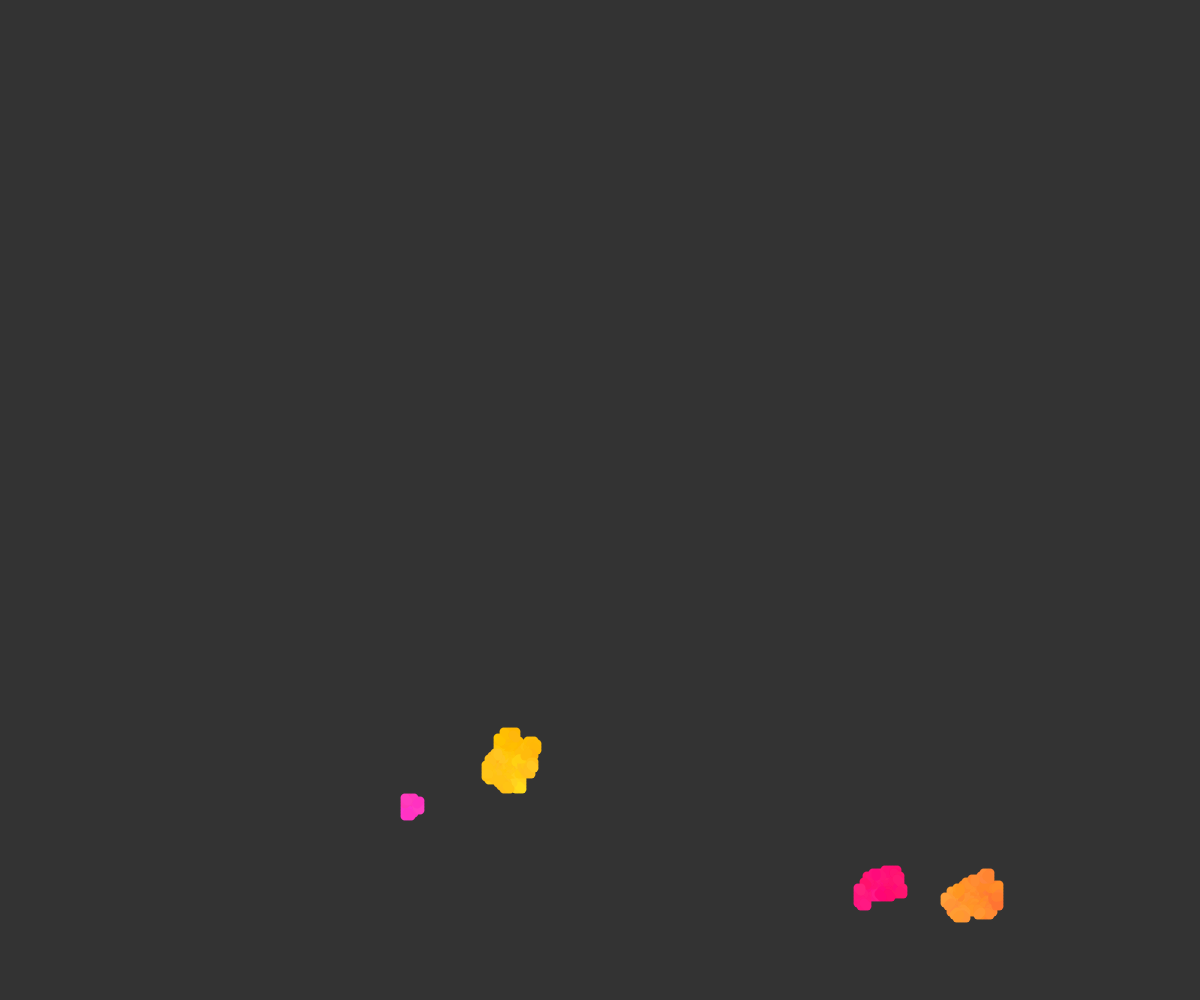
Frame 1 (no input)
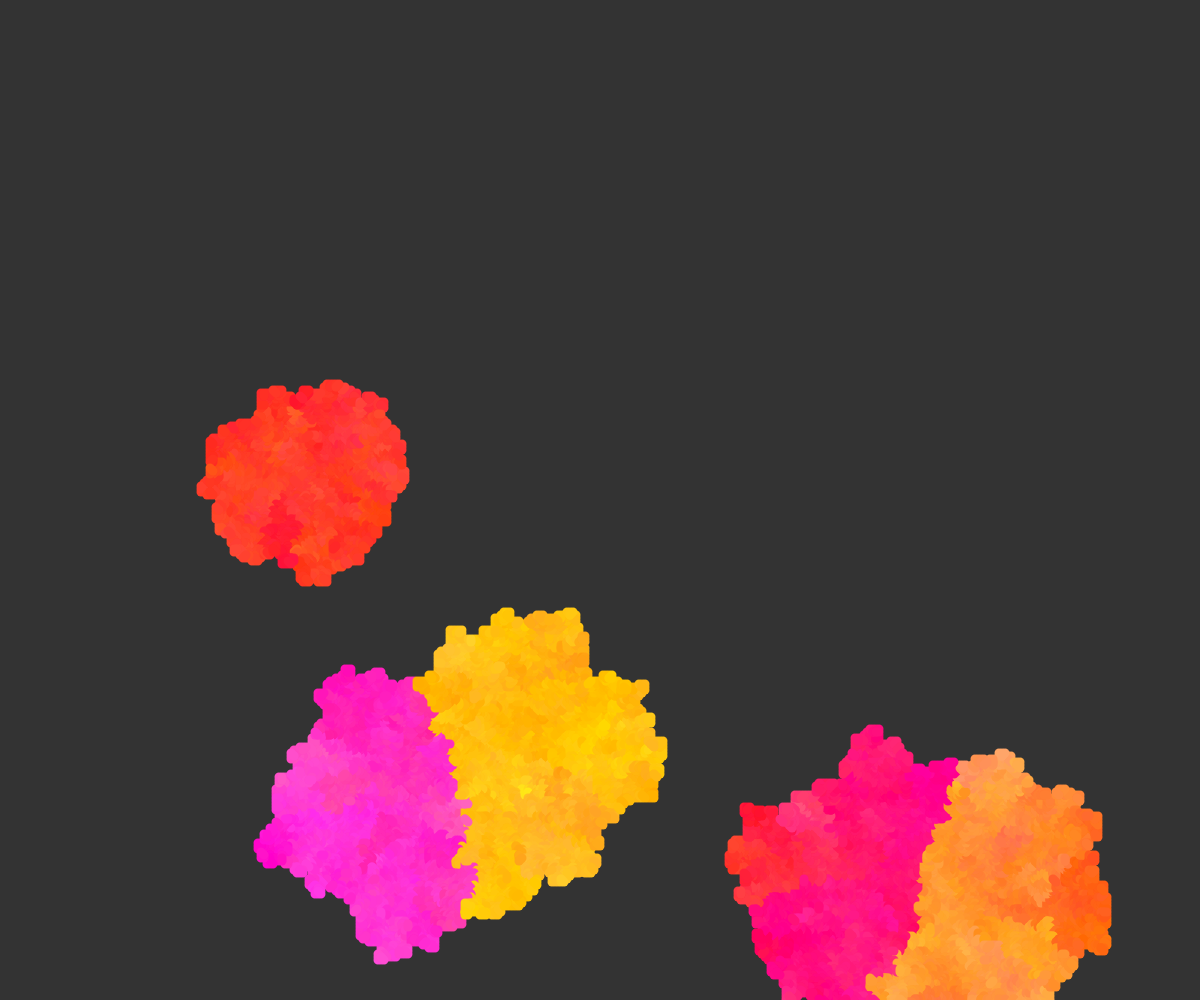
Frame 60 (no input)
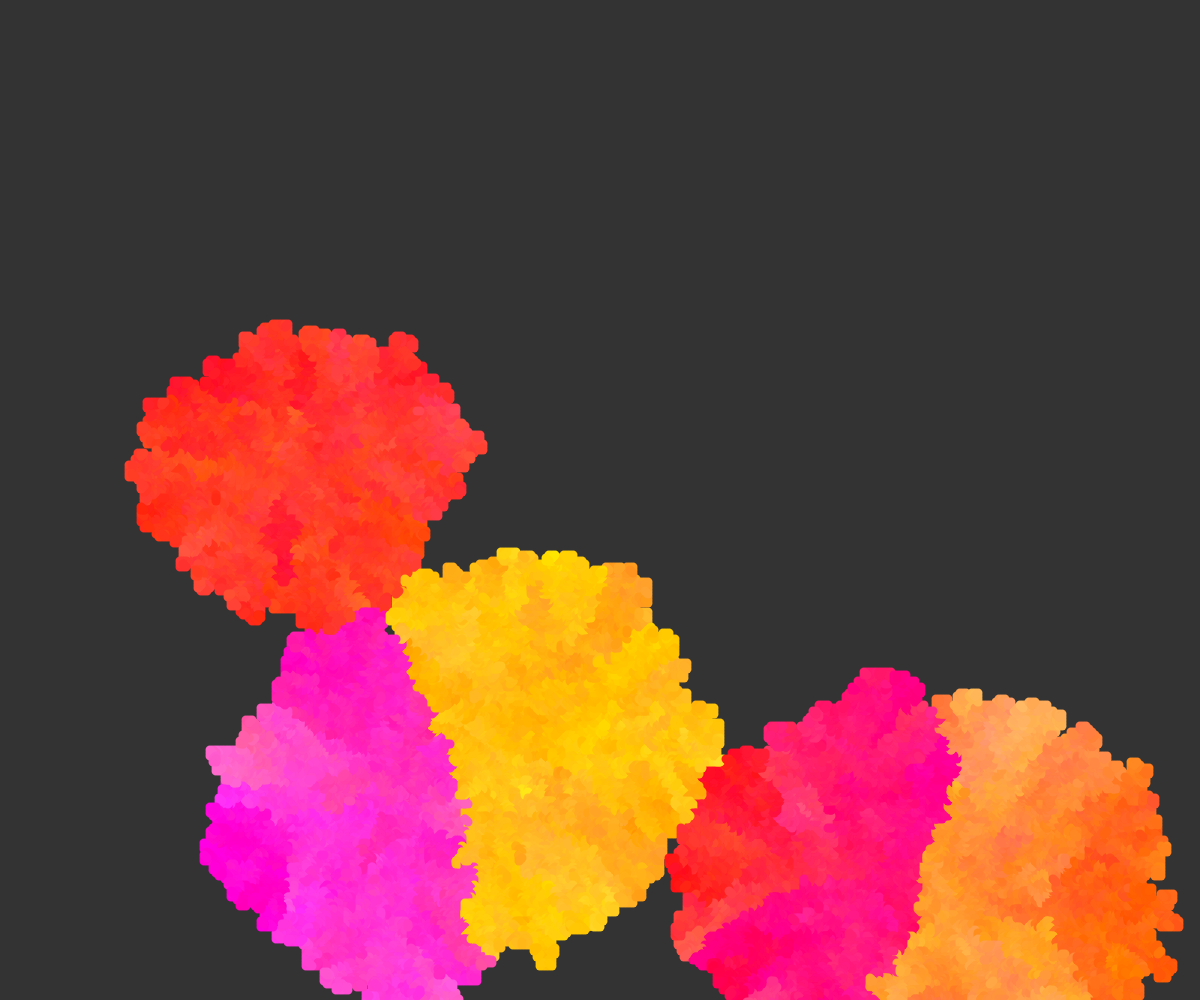
Frame 120 (the mouse pressed at the canvas centre since frame 60)

The p5.js sketch that drew these frames (run headless with seeded random() and noise() and a simulated clock; from frame 60 on, the mouse is pressed at the canvas centre):

// p5.js sketch
// ── sketch.js
// let colors=['#b85617','#b47856','#8d4129','#4c1b16'];
let activeCells=[]; // the colored cells saved here
let coloredCells=[]; // verify if the cell is colored or not 
let scl=3,rows,cols;
let dy=[-1,-1,0,1,1,1,0,-1];
let dx=[0,1,1,1,0,-1,-1,-1];
let ac,acIndex;
function setup() {
    createCanvas(windowWidth, windowHeight);
    strokeWeight(9);
    rows= width/ scl+1;
    cols=height/ scl+1;
    background(51);
    initColoredArray();
    activeCells[0]=new ActiveCell([random(255),random(255),random(255)],createVector(int(random(rows)),int(random(cols))));
   for(let i=0;i<5;i++) activeCells.push(new ActiveCell([random(255),random(255),random(255)],createVector(int(random(rows)),int(random(cols)))));
}	
function draw(){
	for(let i=0;i<=300;i++){
	if(activeCells.length>0){
		acIndex=int(random(activeCells.length-1));
		ac= activeCells[acIndex];
		// console.log(ac.colr)
		// console.log(ac);
		// stroke(ac.colr);
		// strokeWeight(3);
		for(let i=0;i<dx.length;i++){
		let xIndex=ac.pos.x-dx[i];
		let yIndex=ac.pos.y-dy[i];
		if(ok(xIndex,yIndex) && coloredCells[xIndex][yIndex]==0 ){
			let variation=3;
			let tempColor=[
				randomGaussian(ac.colr[0],variation)+120,
				randomGaussian(ac.colr[1],variation),
				randomGaussian(ac.colr[2],variation)
				] //gaussian
			stroke(tempColor);
			line(ac.pos.x*scl,ac.pos.y*scl,xIndex*scl,yIndex*scl);
			coloredCells[xIndex][yIndex]=1;
			activeCells.push(new ActiveCell(tempColor,createVector(xIndex,yIndex)));
		}
		}
		activeCells.splice(acIndex,1);
	}
	else {
			console.log("done!")
		noLoop();

}
}
// noStroke();
// fill(random(255),random(255),120);
// for(let c of activeCells){
// 	ellipse(c.pos.x*scl,c.pos.y*scl,15,15);
// }
}
class ActiveCell{
	constructor(colr,pos){
		this.colr=colr;
		this.pos=pos;
	}
}
function ok(x,y){
	return (x>=0) && (y>=0) && (x<=rows) && (y<=cols)
}
function initColoredArray(){
   for(let i=0;i<=rows;i++)
        	coloredCells[i]=[];
    for(let i=0;i<=rows;i++)
    	for(let j=0;j<=cols;j++)
    		coloredCells[i][j]=0;
    coloredCells[int(rows/2)][int(height/2)]=1;
}
